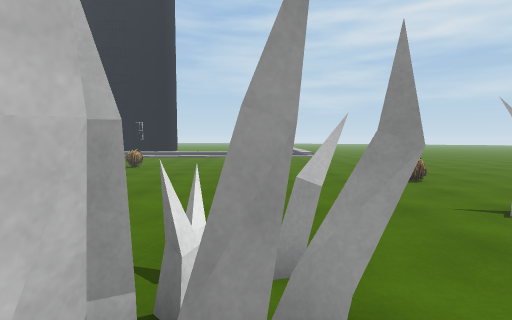
View 1 (above)

24 first-person views from a walk through a Unity game level. The camera is 1.4 m above the floor, tilts 4° down and sees 80° across. The floor is counted in squares, 1 m on a side. Each view is taken from the middle of a square. On the plan, view 1 faces up. The plan holds only what a view shows up to about 14 squares ahead; the rest is blank. The place goes on beyond the plan. The player character is not drawn. Some surface patterns are stand-ins.

View 2
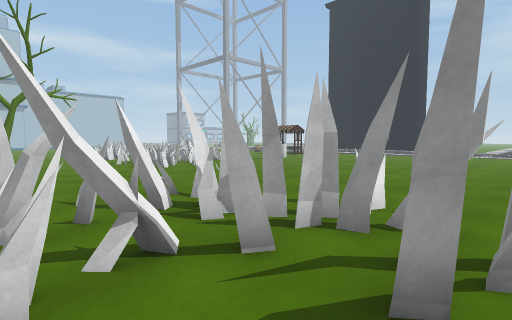

View 3
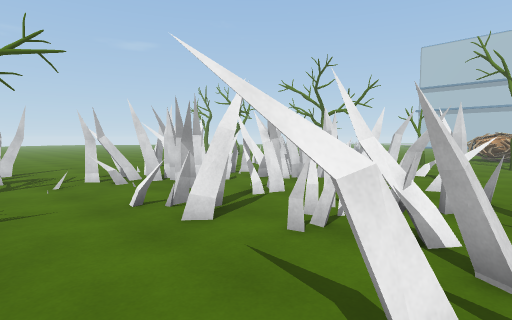

View 4
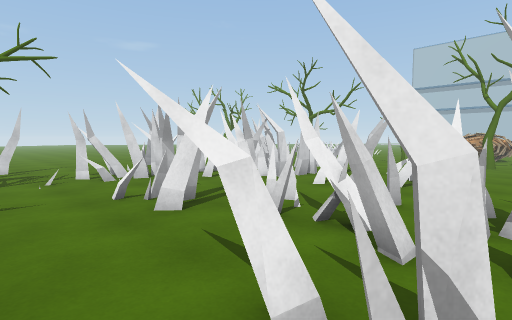

View 5
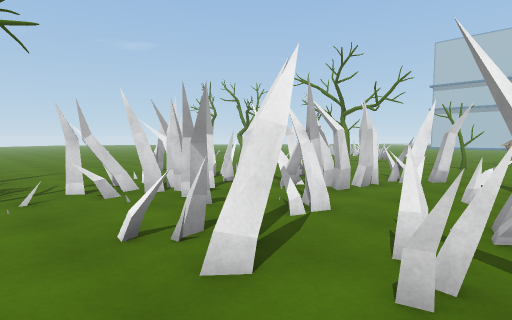

View 6
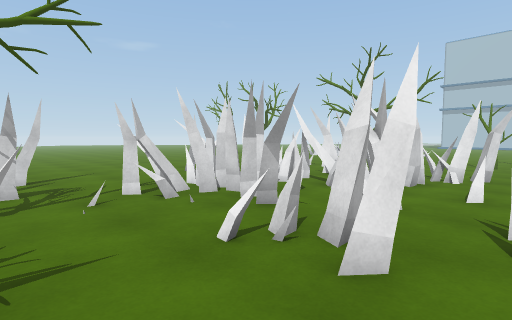

View 7
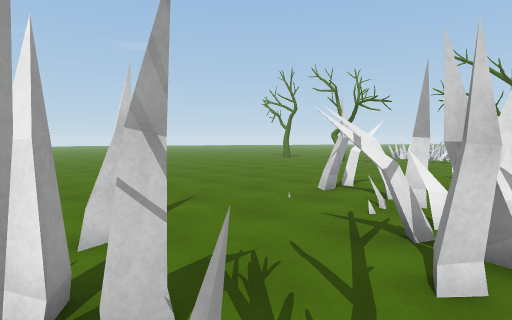

View 8
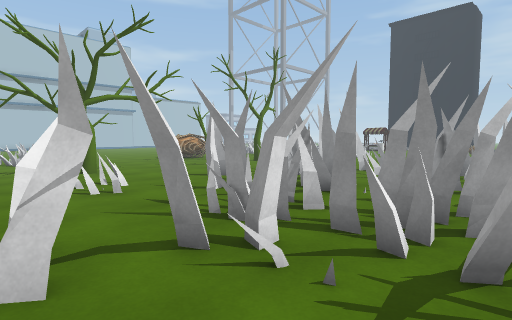

View 9
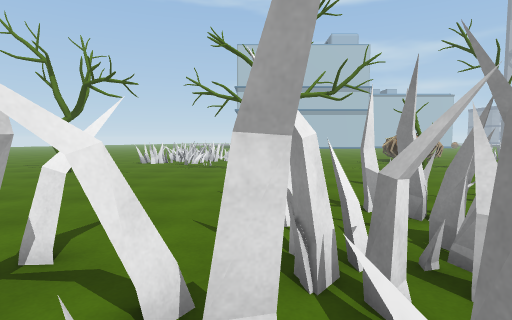

View 10
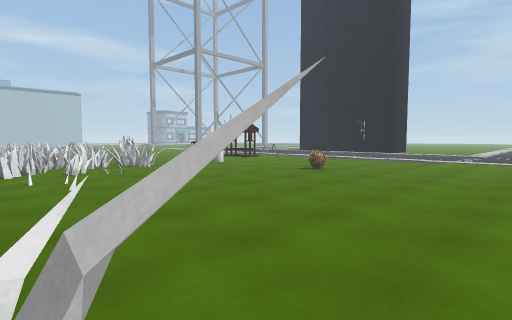

View 11
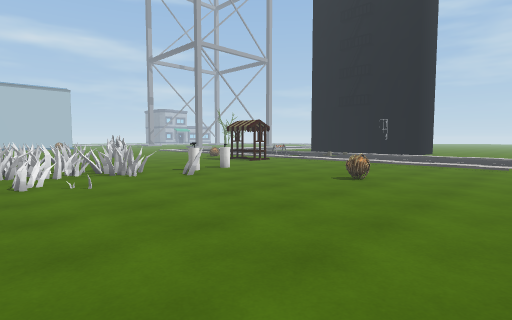

View 12
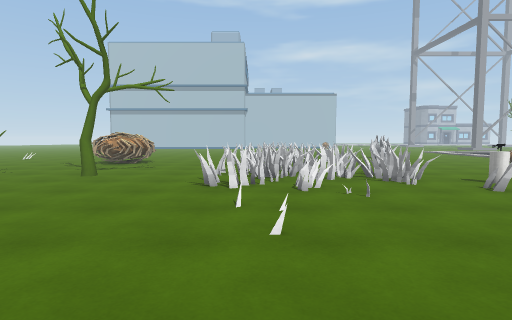

View 13
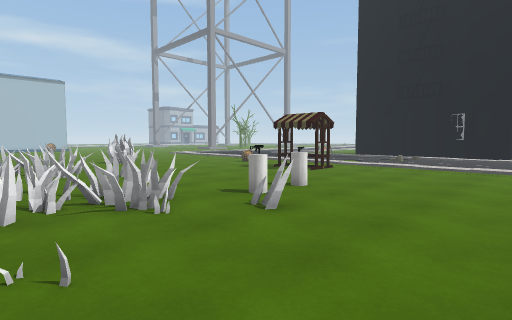

View 14
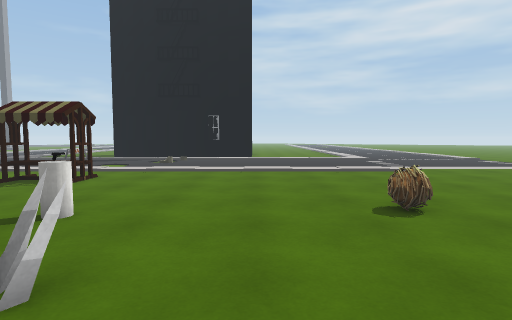

View 15
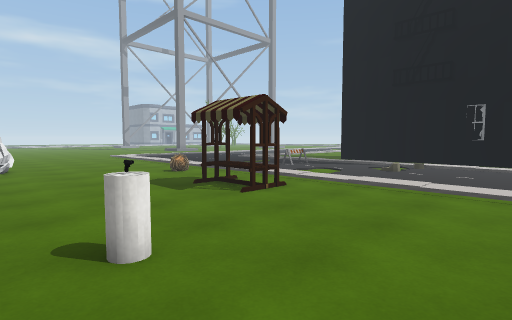

View 16
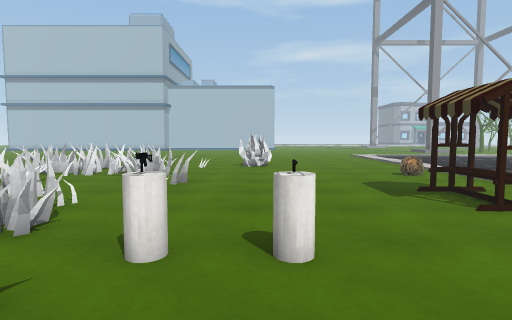

View 17
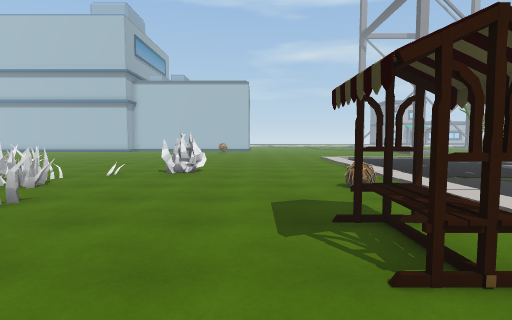

View 18
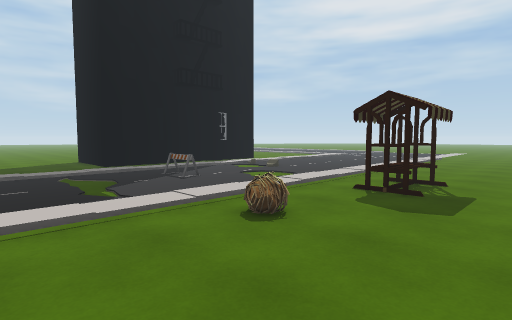

View 19
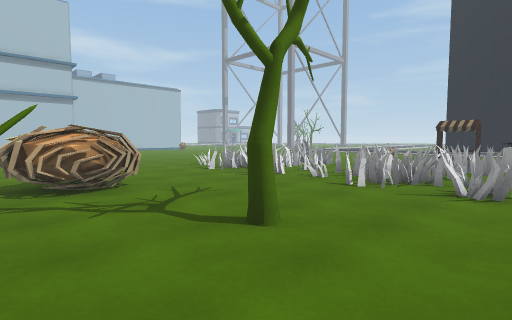

View 20
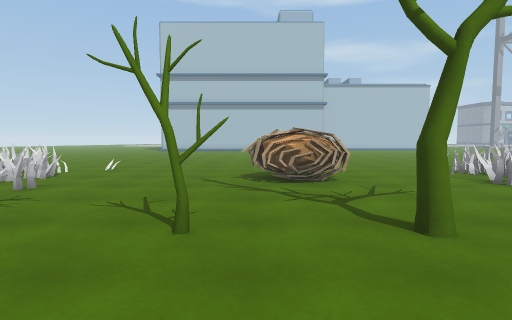

View 21
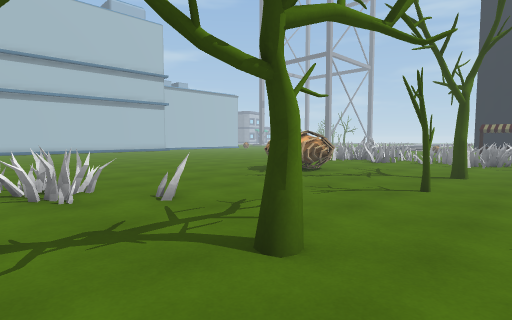

View 22
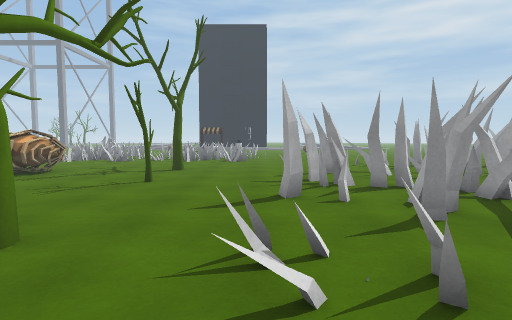

View 23
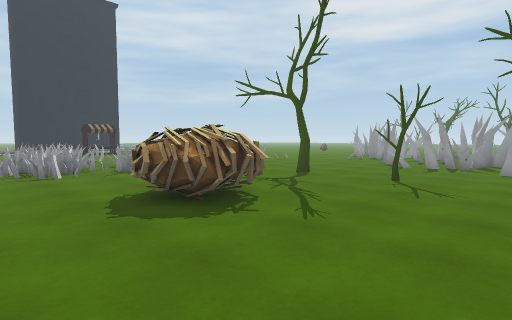

View 24
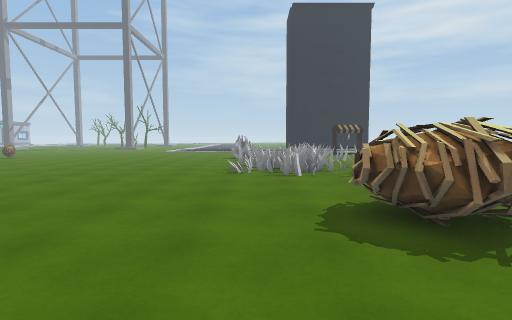

### Floor plan
Key: @ floor where view 1 was taken; # wall or solid block; x gap in a wall; . main floor; : floor 0.25 m higher than the main floor; = window, fence, low wall or low ledge; T thing the floor can be seen under or through; R tree; C cylinder; B barrier; O other object.
Columns run from 26 left of view 1 to 3 right of it. Each row starts with its distance up from view 1.
 29   ::::::     :::
 28  ........    ....
 27 .......B... .....
 26 .......B....:....
 25  ......B..........
 24  .................
 23  ................        ....
 22  ::::::::::::::::::::::::::::
 21 ............................
 20 .....O...OOO...............
 19 .........OOO...............
 18 ............................
 17 ............................
 16 ............................
 15 .O...........C......O.......
 14  OO..........OC..............
 13  O...........CC...............
 12 .......==......=..............
 11 .....==.....#=................
 10 ....##=....##=................
  9 ...====...===#................
  8 ..==.....==..................
  7   ####==.####.=...............
  6 .#=####=#=#=#..=..............
  5 .=.=#=#====#=x=...............
  4 ...==.==.===..=............#..
  3 ......##.....#=..........==#..
  2 ......................  .###.
  1 .................... =#######.
  0 ......................T=#=@#..
 -1 .....OO....RR........=TTTT.#.
 -2 ....OOO...........##=.TTTT....
 -3 ....OOOO........=.#==.=TT=....
 -4 .....OO..........###==.T ##...
 -5 ...........R.....##.#  ==##...
 -6 .................##x######=..#
 -7  ...................### ##...
 -8 ................##.TT####.....
 -9 ...................TTT###.....
-10 .......==.........#.TT#####...
-11 .....==....RR..=....TTT####..=
-12 ....##=........=#=.=.TTT.#..##
-13 ...====........==.....T.....##
-14   #==#  ............#.T.....=
-15   ##      .................#=

Where each view was taken, in squares from view 1:
view 1: 0 up, 0 right, facing up
view 2: 3 down, 2 right, facing up-left
view 3: 0 up, 3 right, facing down-left
view 4: 1 up, 3 right, facing down-left
view 5: 2 down, 2 right, facing down-left
view 6: 3 down, 3 right, facing down-left
view 7: 10 down, 3 right, facing down-left
view 8: 15 down, 1 left, facing up-left
view 9: 12 down, 2 left, facing left
view 10: 3 up, 2 right, facing up-left
view 11: 5 up, 1 left, facing up-left
view 12: 5 up, 3 left, facing left
view 13: 7 up, 7 left, facing up-left
view 14: 9 up, 9 left, facing up
view 15: 13 up, 9 left, facing up-left
view 16: 14 up, 9 left, facing left
view 17: 17 up, 12 left, facing left
view 18: 16 up, 25 left, facing up-right
view 19: 5 down, 11 left, facing up-left
view 20: 4 down, 10 left, facing left
view 21: 14 down, 12 left, facing up-left
view 22: 15 down, 11 left, facing up
view 23: 9 down, 25 left, facing up-right
view 24: 8 down, 24 left, facing up
